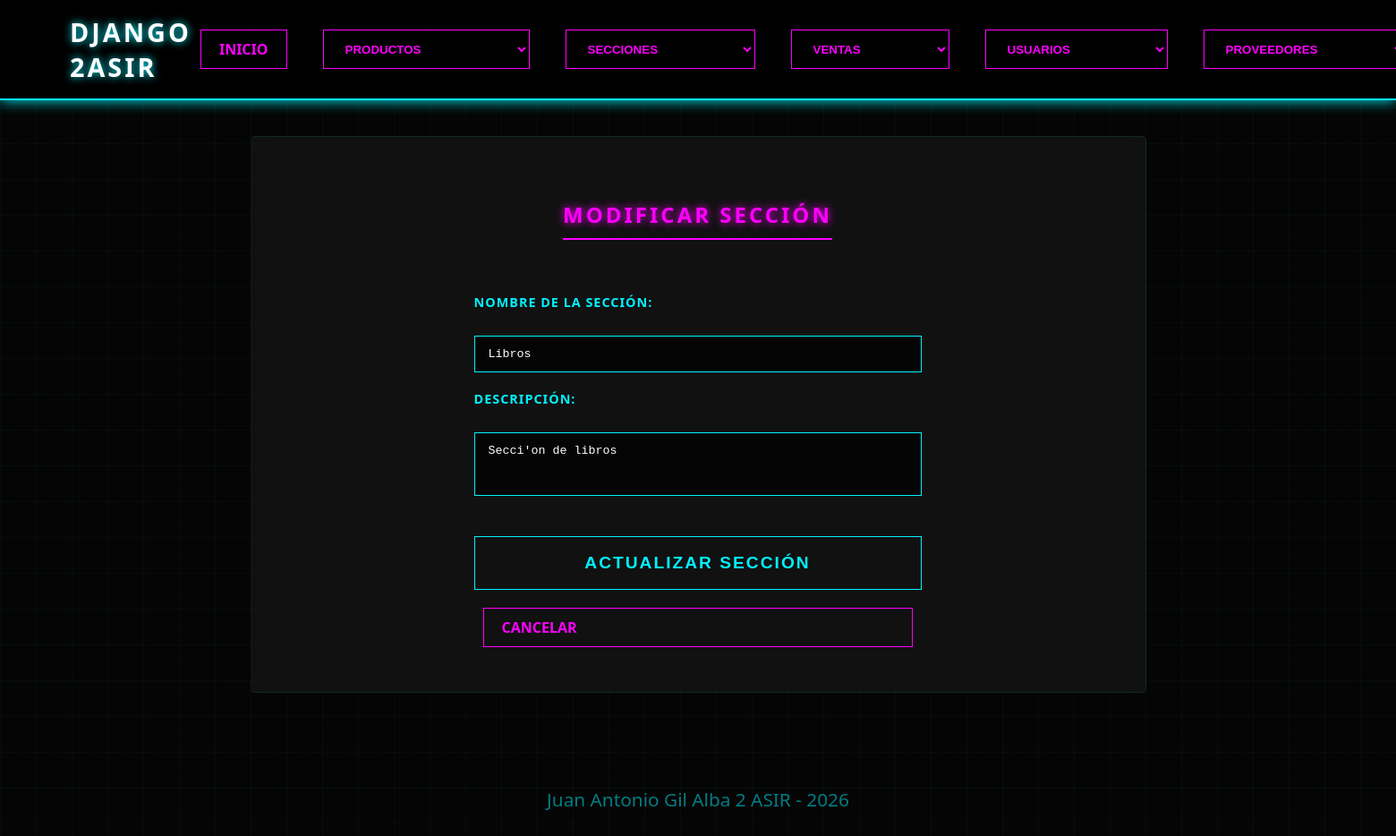
The app's page /secciones/modificar?id=2, older data.
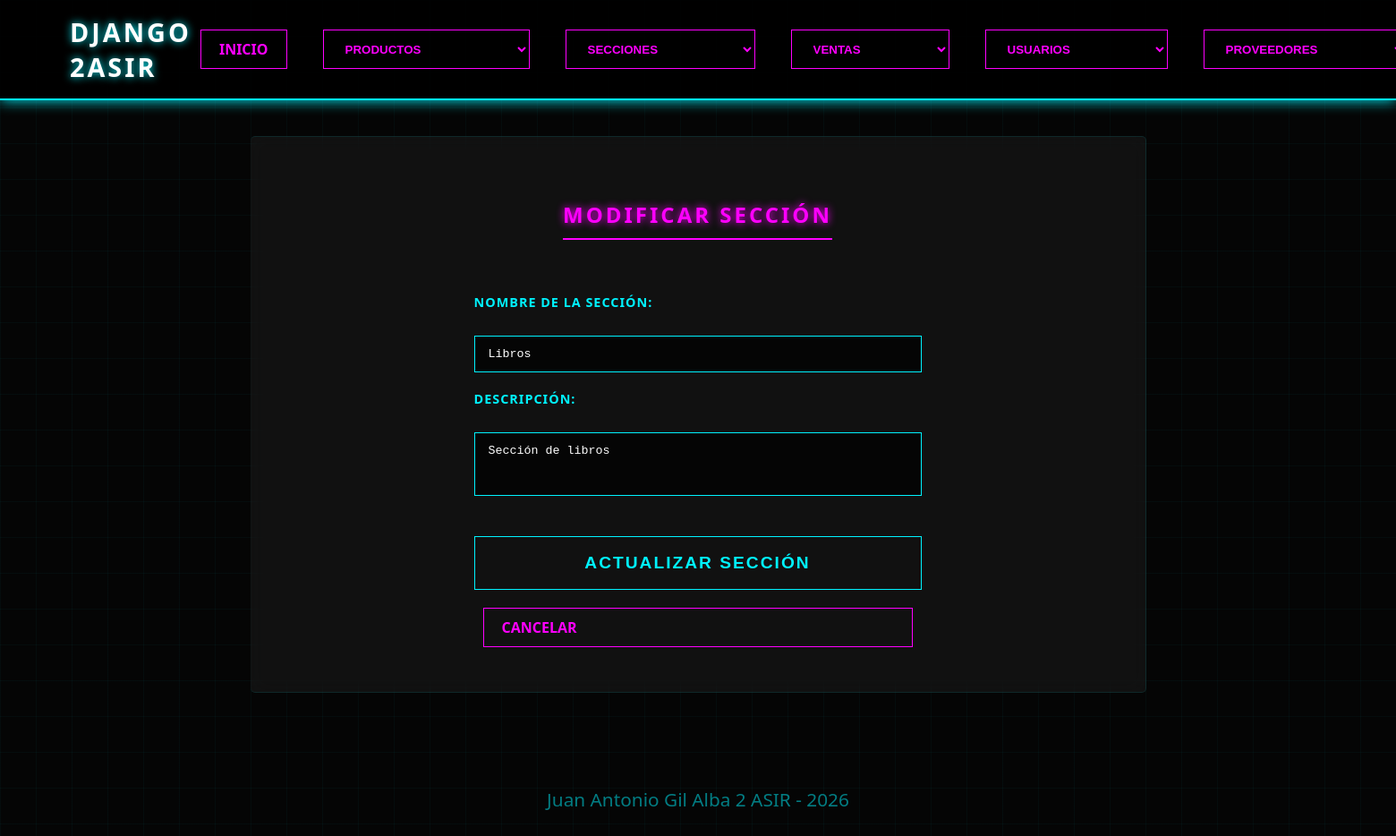
The same page, newer data.
### apps/secciones/models.py (models this page shows, shortened)
class Seccion(models.Model):
    nombre = models.CharField(max_length=100, unique=True)
    descripcion = models.TextField(blank=True, null=True)

### apps/secciones/views.py (the view, shortened to what this page needs)
# urls.py: path('secciones/modificar', secciones_modificar_views, name='secciones_modificar'),
def secciones_modificar_views(request):
    seccion_id = request.GET.get('id') or request.POST.get('id')
    if not seccion_id:
        return redirect('secciones_url')
    seccion = get_object_or_404(Seccion, id=seccion_id)
    datos = {
        'seccion': seccion
    }
    return render(request, 'secciones/modificar.html', datos)

### proyecto/templates/secciones/modificar.html (shortened to what this page needs)
{% extends "index.html" %}
{% load static %}
{% block extra_css %}
    <link rel="stylesheet" href="{% static 'css/alta.css' %}">
{% endblock %}
{% block contenido %}
    <h2>Modificar Sección</h2>
    <form method="post">
        <label for="nombre">Nombre de la sección:</label>
        <input type="text" id="nombre" name="nombre" value="{{ seccion.nombre }}" required>
        <label for="descripcion">Descripción:</label>
        <textarea id="descripcion" name="descripcion" rows="3">{{ seccion.descripcion|default:'' }}</textarea>
        <button type="submit" class="neon-btn">Actualizar Sección</button>
        <a href="{% url 'secciones_url' %}" class="neon-link">Cancelar</a>
    </form>
{% endblock %}

Row changes from the older to the newer data that the page shows:
changed Seccion "Libros": descripcion "Secci'on de libros" → "Sección de libros"
